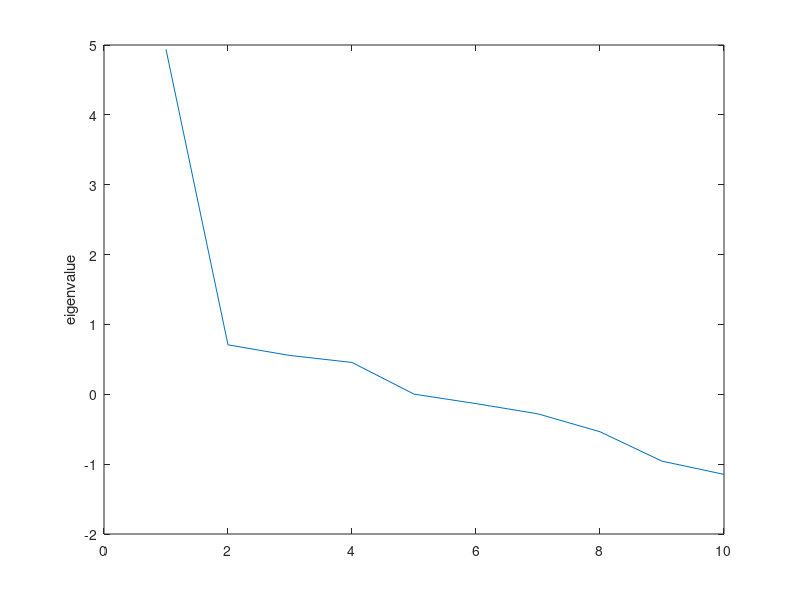

The MATLAB script that drew this image: (Note: this script raises an error after producing the figure.)
clc; clear; close all;
%% I(a)
%	Generate a random, symmetric matrix A which is m by m where m = 10. 
%	Use the EIGS command in MATLAB (or the equivalent in Python) 
%	to give you the ground truth eigenvalues and eigenvectors.
m = 10;
A = rand(m,m);
A = (A+A')./2;
[V,D] = eigs(A,10);
EigenV = sort(diag(D),'descend'); 
figure(1);plot(1:10,EigenV);ylabel('eigenvalue');
%% (b) Find the largest eigenvalue with the power iteration method. 
%   Compare the accuracy of the method as a function of iterations.
max_iter = 20;
err = zeros(1,max_iter); %error (inversely proportional to accuracy)
v0 = rand(m,1); v0 = v0/norm(v0);
for i = 1 : max_iter
   [lambda,v] = PowerIter(A,v0,i);
    err(i) = abs(lambda - D(1,1));
end
figure(2);
subplot(1,2,1);plot(1:max_iter,err);xlabel('iteration') ;ylabel('error of PowerIter');
subplot(1,2,2);semilogy(1:max_iter,err);xlabel('iteration') ;ylabel('error (log) of PowerIter');

disp('largest eigenvalue:');
disp(lambda);
%% (c) Find all ten eigenvalues by Rayleigh Quotient iteration and guessing initial "eigenvectors". 
%Compare the accuracy of the method as a function of iterations and discuss your initial guesses 
%to and all eigen-value/eigenvector pairs.

%   Compare the accuracy of RQIter as a function of iterations.
max_iter = 20;
err = zeros(1,max_iter); %accuracy
v0 = rand(m,1);
v0 = v0/norm(v0);
for i = 1 : max_iter
   [lambda,v] = RQIter(A,v0,i,0);
    err(i) = abs(lambda - D(1,1));
end
figure(3);
subplot(1,2,1);plot(1:max_iter,err);xlabel('iteration') ;ylabel('error of RQIter');
subplot(1,2,2);semilogy(1:max_iter,err);xlabel('iteration') ;ylabel('error (log) of RQIter');
%%
% Try to get all the eigenvalues
GuessNum = 10;
EigenV1 = zeros(1,GuessNum);
EigenVec1 = zeros(m, GuessNum);
v0 = rand(m,1);
for i= 1:GuessNum
    [EigenV1(i),EigenVec1(:,i)] = RQIter(A,v0,100,1E-15);
    v0 = rand(m,1);v0 = v0/norm(v0);
    v0 = v0 - EigenVec1(:,1:i)*((EigenVec1(:,1:i))'*v0);
    % the next initial guess and the previous eigenvectors are orthogonal.
end
EigenV1 = sort(EigenV1,'descend');

figure(4);plot(1:10,EigenV,'o');ylabel('eigenvalue');
hold on 
plot(1:10,EigenV1,'*'); hold off;
legend('ground truth','RQIter');
disp('norm of EigenV - EigenV1:');
disp(norm(EigenV' - EigenV1));
%%
clc;clear;
%% (d) Repeat with a random matrix that is not symmetric. 
% Be sure to plot the eigenvalue in the complex plane.
m = 10;
A = rand(m,m);
[V,D] = eigs(A,10);
EigenV = sort(diag(D),'descend');
%%
figure(5);plot(EigenV,'*');xlabel('Re(\lambda)');ylabel('Im(\lambda)');
%% Find the largest magnitude eigenvalue with the power iteration method.
max_iter = 30;
err = zeros(1,max_iter); %accuracy
v0 = rand(m,1); v0 = v0/norm(v0);
for i = 1 : max_iter
   [lambda,v] = PowerIter(A,v0,i);
    err(i) = abs(lambda - D(1,1));
end
figure(6);
subplot(1,2,1);plot(1:max_iter,err);xlabel('iteration') ;ylabel('error of PowerIter');
subplot(1,2,2);semilogy(1:max_iter,err);xlabel('iteration') ;ylabel('error (log) of PowerIter');

disp('largest magnitude eigenvalue:');
disp(lambda);
%%
clearvars i;
warning('off');
% Try to get all the eigenvalues
GuessNum = 1000;
EigenV3 = zeros(1,GuessNum);
EigenVec3 = zeros(m, GuessNum);
v0 = 2*rand(m,1)-ones(m,1)+ (2*rand(m,1)-ones(m,1))*1i;
for j= 1:GuessNum
    [EigenV3(j),EigenVec3(:,j)] = RQIter(A,v0,15,1E-12);
    v0 = 2*rand(m,1)-ones(m,1)+ (2*rand(m,1)-ones(m,1))*1i;
    v0 = v0/norm(v0);
end
EigenV3 = sort(EigenV3,'descend');
figure(7);plot(EigenV,'o');ylabel('eigenvalue');
hold on
plot(EigenV3,'*'); hold off;
legend('groud truth', 'results of RQIter');
%%
clc;clearvars;
%% II import data
CDirNum = 37; % the images in the last folder are used as test images
CDirIndex = [1:13 15:39]; % I didn't notice in the first place that yaleB14 does not exist
CImgNum = 64; %number of images in each folder
CImgTest = double(imread('CroppedYale\YaleB39\yaleB39_P00A+000E+00.pgm')); %a sample image
[CImgHeight, CImgWidth]= size(CImgTest);
CRawImg = zeros(CImgHeight, CImgWidth, CImgNum*CDirNum);
Ccount = 0; % counting the number of images
CImgAvg = zeros(CImgHeight, CImgWidth); % store average face
for i = 1:CDirNum 
    ImgDir = ['CroppedYale\yaleB',num2str(CDirIndex(i),'%02d')];
    ImgDirName = dir(ImgDir);
    for j = 1: length( ImgDirName )
        if(isequal(ImgDirName(j).name, '.')||...
           isequal(ImgDirName(j).name, '..'))
           continue;
        else
            Ccount=Ccount+1;
            CRawImg(:,:,Ccount) = imread([ImgDir,'\',ImgDirName(j).name]);
            CImgAvg = CImgAvg + CRawImg(:,:,Ccount);
        end  
    end
end
CImgAvg = CImgAvg./Ccount; %caculate the average image
CImgAvg = reshape(CImgAvg, [CImgHeight*CImgWidth, 1])*ones(1,CImgNum*CDirNum);
CImgData = squeeze(reshape(CRawImg,[CImgHeight*CImgWidth,1,CImgNum*CDirNum]));
%% compute the square correlation matrix of cropped matrix
CImgData = CImgData - CImgAvg;
clearvars -except CImgData Ccount CImgHeight CImgWidth
C = CImgData' * CImgData; %square correlation matrix
%% (a) Power iterate on the matrix of images 
% and get the dominant eigenvector and eigenvalue. 
% Compare it to the leading order SVD mode.
[CU,CS,CV] = svd(CImgData, 'econ'); %The svd decomp of data
u1 = CU(:,1);
M1 = reshape(u1,CImgHeight,CImgWidth); % The first mode using SVD
%%
[lambda,v] = PowerIter(C,rand(Ccount,1),100);
u2 = -abs(CImgData*v./sqrt(lambda)); % -abs is for make u1 and u2 into the same direction
M2 = reshape(u2, CImgHeight,CImgWidth); % The first mode using power iteration

figure(8);
subplot(1,2,1);pcolor(flipud(M1)), shading interp, colormap(gray),axis off; 
title('first mode by SVD (U matrix)');
subplot(1,2,2);pcolor(flipud(M2)), shading interp, colormap(gray),axis off;
title('first mode by PowerIter');

disp('the gap between sigma and sqrt(lambda):')
disp(abs(CS(1,1) - sqrt(lambda)));
%% (b) Use randomized sampling to reproduce the SVD matrices
[OU,OS,OV] = RSVD(CImgData,500);
M3 = reshape(OU(:,1), CImgHeight,CImgWidth);
figure(9);
pcolor(flipud(M3)), shading interp, colormap(gray),axis off;
title('first mode by Randomized Sampling');

%% (c)leading mode
err = zeros(1,11);
k = 550:-50:50;
figure(10);
subplot(3,4,1);pcolor(flipud(M1)), shading interp, colormap(gray),axis off;
title('SVD');
hold on
for i = 1:11
   [U,~,~] = RSVD(CImgData,k(i));
   err(i) = norm(u1+abs(U(:,1)));
   M = reshape(-abs(U(:,1)), CImgHeight,CImgWidth);
   subplot(3,4,i+1);pcolor(flipud(M)), shading interp, colormap(gray),axis off;
   title(['k = ' num2str(k(i))]);
end
hold off
figure(11);
plot(k, err);
xlabel('k');
ylabel('error of the leading u');
%% singular value decay
figure(12);
CSigma = diag(CS);
CSigma = CSigma(CSigma > 1);
semilogy(1:600,CSigma(1:600),'ob');
hold on
for k = 50:50:550
   [~,S,~] = RSVD(CImgData,k);
   S = diag(S);
   S = S(S > 1);
   semilogy(1:size(S),S);
end
legend('svd','k=50','k=100','k=150','k=200','k=250','k=300','k=350','k=400','k=450','k=500','k=550');
ylabel('\sigma');
